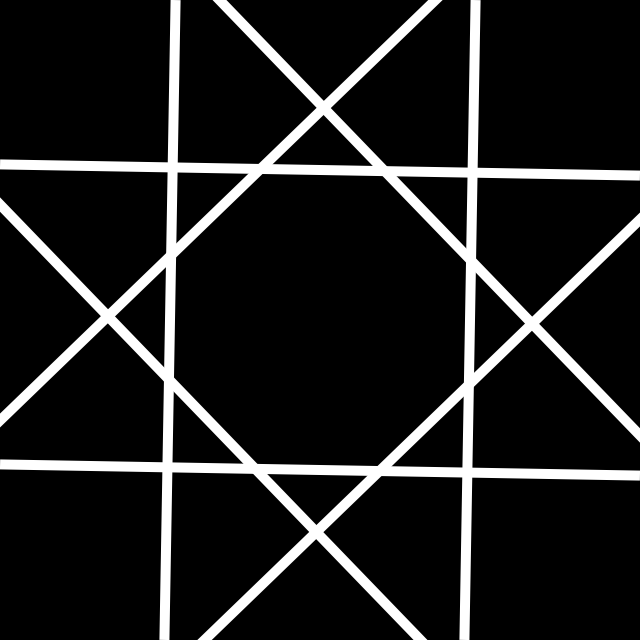
Frame 1 (no input)
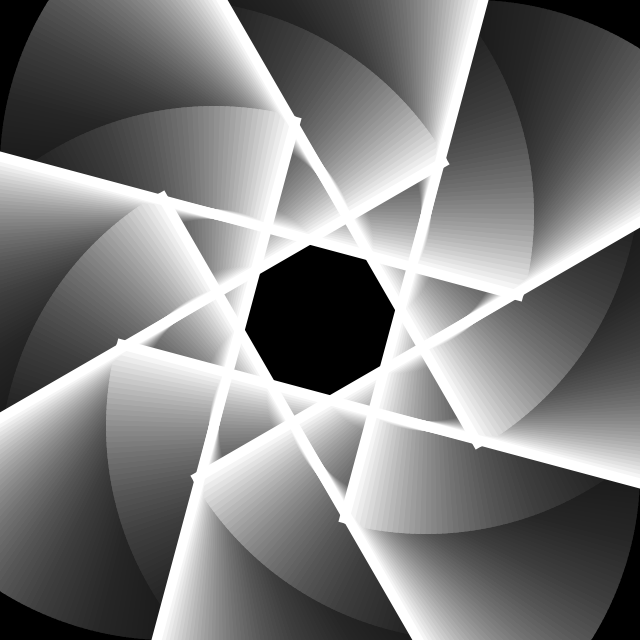
Frame 60 (the mouse pressed at the canvas centre just before this capture)
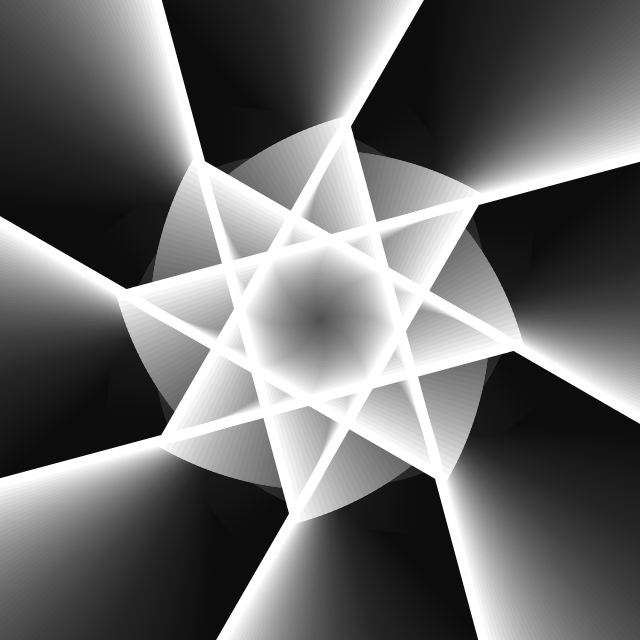
Frame 120 (the mouse held since frame 60 and released just before this capture)

The Processing sketch that drew these frames (run headless with seeded random() and noise(); from frame 60 on, the mouse is pressed at the canvas centre):

// Processing sketch: Benard_Margot_MW
// ── Benard_Margot_MW.pde
/**
 * Margot Benard
 * Réalisé à partir de ce sketch https://www.openprocessing.org/sketch/402526
 */


void setup() {
  size(640, 640);
  strokeWeight(9);
  rectMode(CENTER);
  background(0);
}

void draw() {
  fill(0, 10);
  rect(0, 0, width*2, height*2);
  
  fill(255);
  pushMatrix();
  translate(width/2, height/2);
  for (int i = 0; i < 360; i+=45) {
    float x = sin(radians(i))*150;
    float y = cos(radians(i))*150;
    pushMatrix();
    translate(x, y);
    rotate(radians(-i+frameCount));
    noStroke();
    
    //float len = sin(frameCount*0.015) * 600;
    rect(0, 0, 640, 10);    
    popMatrix();
  }
  popMatrix();
}
